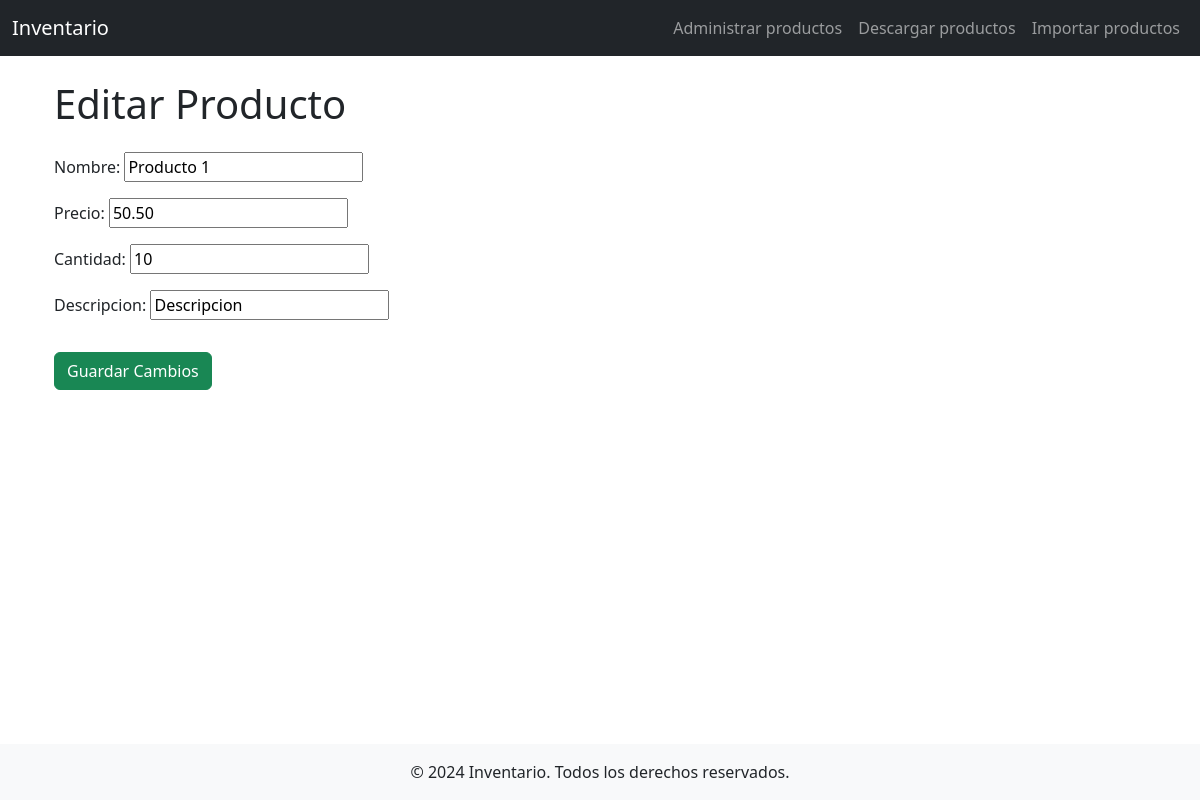
Screenshot of /productos/editar/44/ with the database file from the repository.
### productos/models.py (models this page shows, shortened)
class Producto(models.Model):
    nombre = models.CharField(max_length=100)
    precio = models.DecimalField(max_digits=10, decimal_places=2)
    cantidad = models.IntegerField()
    descripcion = models.CharField(max_length=250)

### productos/views.py (the view)
# urls.py: path('productos/editar/<int:pk>/', views.editar_producto, name='editar_producto'),
def editar_producto(request, pk):
    producto = get_object_or_404(Producto, pk=pk)
    if request.method == "POST":
        form = ProductoForm(request.POST, instance=producto)
        if form.is_valid():
            form.save()
            return redirect('listar_productos')
    else:
        form = ProductoForm(instance=producto)
    return render(request, 'editar_producto.html', {'form': form})

### productos/forms.py
class ProductoForm(forms.ModelForm):
    class Meta:
        model = Producto
        fields = ['nombre', 'precio', 'cantidad', 'descripcion']

### productos/templates/editar_producto.html (shortened to what this page needs)
{% extends "base.html" %}
{% block content %}
<div class="container mt-4">
    <h1 class="mb-4">Editar Producto</h1>
    <form method="post">
        {{ form.as_p }}
        <button type="submit" class="btn btn-success mt-3">Guardar Cambios</button>
    </form>
</div>
{% endblock %}

### productos/templates/base.html (style rules this page uses)
body { padding-top: 56px; }

### rows the page displays
Producto: nombre "Producto 1", precio "50.50", cantidad "10", descripcion "Descripcion"
